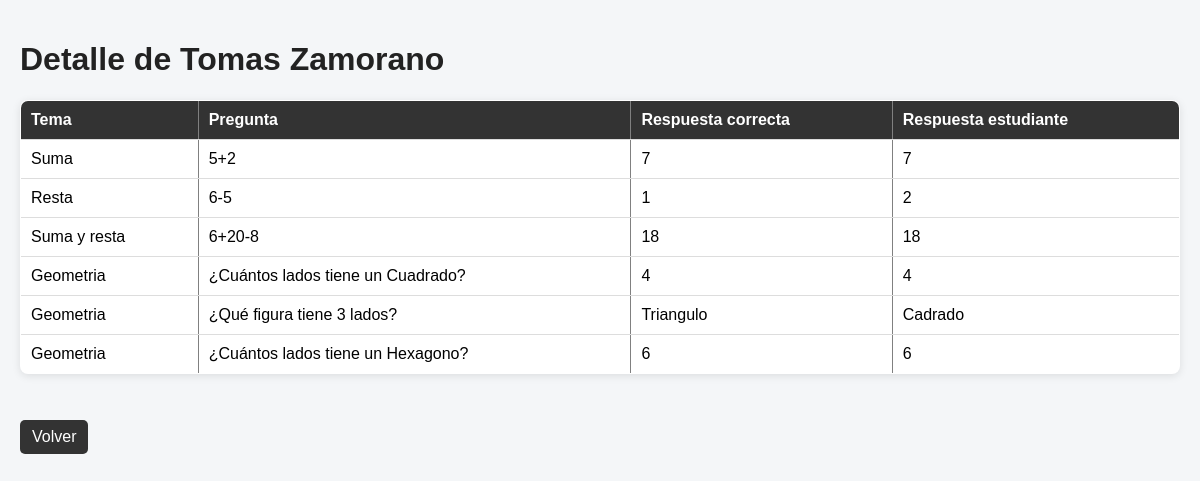
Page /detalle/1/Tomas Zamorano on the committed database.
### tables this page shows
CREATE TABLE respuestas_estudiante (
    id INTEGER PRIMARY KEY AUTOINCREMENT,
    estudiante TEXT,
    evaluacion_id INTEGER,
    pregunta_id INTEGER,
    respuesta TEXT
    );

CREATE TABLE preguntas (
        id INTEGER PRIMARY KEY AUTOINCREMENT,
        evaluacion_id INTEGER,
        tema TEXT,
        pregunta TEXT,
        respuesta TEXT,
        puntaje INTEGER
    );

### app.py (the view)
@app.route("/detalle/<int:evaluacion_id>/<estudiante>")
def detalle_estudiante(evaluacion_id, estudiante):
    conn = conectar()
    cur = conn.cursor()
    cur.execute("""
    SELECT p.tema,
           p.pregunta,
           p.respuesta,
           r.respuesta
    FROM preguntas p
    LEFT JOIN respuestas_estudiante r
    ON p.id = r.pregunta_id
    AND r.estudiante = ?
    WHERE p.evaluacion_id = ?
    """, (estudiante, evaluacion_id))
    preguntas = cur.fetchall()
    conn.close()
    return render_template(
        "detalle_estudiante.html",
        preguntas=preguntas,
        estudiante=estudiante,
        evaluacion_id=evaluacion_id
    )

### app.py (called while the page is built)
def conectar():
    return sqlite3.connect(DB)

### templates/detalle_estudiante.html (shortened to what this page needs)
<!DOCTYPE html>
<html>
<head>
</head>
<body>
<h1>Detalle de {{ estudiante }}</h1>
<table border="1">
    <tr>
        <th>Tema</th>
        <th>Pregunta</th>
        <th>Respuesta correcta</th>
        <th>Respuesta estudiante</th>
    </tr>
    {% for p in preguntas %}
    <tr>
        <td>{{ p[0] }}</td>
        <td>{{ p[1] }}</td>
        <td>{{ p[2] }}</td>
        <td>{{ p[3] }}</td>
    </tr>
    {% endfor %}
</table>
<br><br>
<a href="/resultados/{{ evaluacion_id }}">
    Volver
</a>

### templates/detalle_estudiante.html (style rules this page uses)
body { font-family: Arial, sans-serif; background: #f4f6f8; margin: 0; padding: 20px; }
h1, h2 { color: #222; }
table { border-collapse: collapse; width: 100%; background: white; border-radius: 8px; overflow: hidden; box-shadow: 0 2px 8px rgba(0,0,0,0.1); }
th, td { padding: 10px; border-bottom: 1px solid #ddd; text-align: left; }
th { background: #333; color: white; }
a { display: inline-block; margin-top: 10px; padding: 8px 12px; background: #333; color: white; text-decoration: none; border-radius: 5px; }

### rows in the picture
respuestas_estudiante: tema "Suma", pregunta "5+2", respuesta "7"
respuestas_estudiante: tema "Resta", pregunta "6-5", respuesta "1", respuesta "2"
respuestas_estudiante: tema "Suma y resta", pregunta "6+20-8", respuesta "18"
respuestas_estudiante: tema "Geometria", pregunta "¿Cuántos lados tiene un Cuadrado?", respuesta "4"
respuestas_estudiante: tema "Geometria", pregunta "¿Qué figura tiene 3 lados?", respuesta "Triangulo", respuesta "Cadrado"
respuestas_estudiante: tema "Geometria", pregunta "¿Cuántos lados tiene un Hexagono?", respuesta "6"

### other values in the picture
{{ estudiante }} "Tomas Zamorano"
